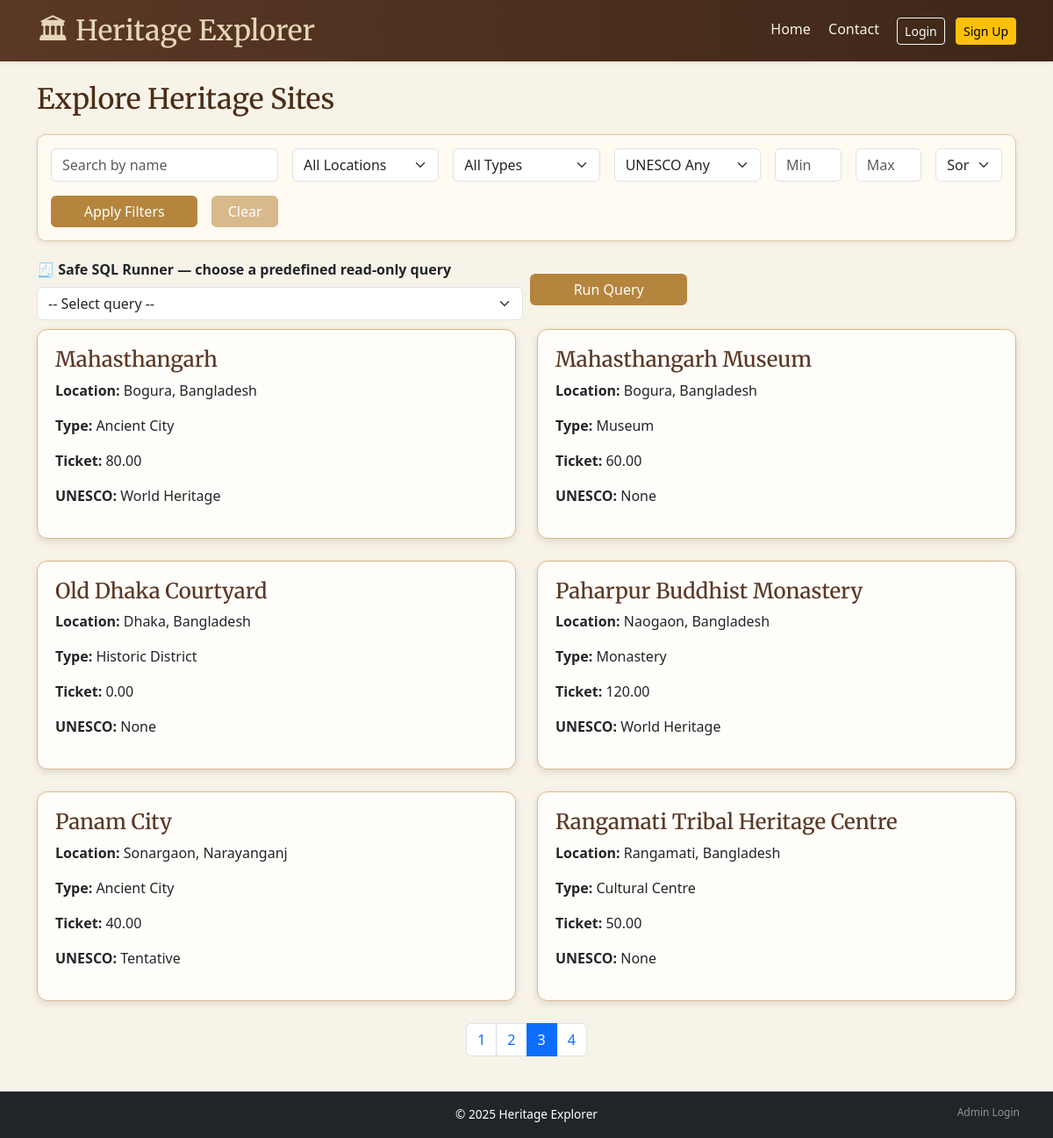
/?page=3, run on the app's committed database.
### tables this page shows
CREATE TABLE IF NOT EXISTS HeritageSites (
  site_id INT AUTO_INCREMENT PRIMARY KEY,
  name VARCHAR(150) NOT NULL,
  location VARCHAR(200),
  type VARCHAR(100),
  opening_hours VARCHAR(100),
  ticket_price DECIMAL(10,2) DEFAULT 0,
  unesco_status ENUM('None','Tentative','World Heritage') DEFAULT 'None',
  description TEXT,
  created_at TIMESTAMP DEFAULT CURRENT_TIMESTAMP
);

### index.php (the view, shortened to what this page needs)
<?php
include __DIR__ . '/includes/headerFooter.php';
require_once __DIR__ . '/includes/db_connect.php';
$filter_name = trim($_GET['filter_name'] ?? '');
$filter_price_min = (isset($_GET['filter_price_min']) && $_GET['filter_price_min'] !== '') ? (float)$_GET['filter_price_min'] : null;
$filter_price_max = (isset($_GET['filter_price_max']) && $_GET['filter_price_max'] !== '') ? (float)$_GET['filter_price_max'] : null;
$where = ' WHERE 1=1';
$order_by = 'name ASC';
$per_page = 6;
$page = max(1, (int)($_GET['page'] ?? 1));
$offset = ($page - 1) * $per_page;
$countStmt = $pdo->prepare("SELECT COUNT(*) FROM HeritageSites $where");
$countStmt->execute();
$total_sites = (int)$countStmt->fetchColumn();
$total_pages = max(1, (int)ceil($total_sites / $per_page));
$stmt = $pdo->prepare("
    SELECT site_id, name, location, type, ticket_price, unesco_status
    FROM HeritageSites
    $where
    ORDER BY $order_by
    LIMIT :limit OFFSET :offset
");
$stmt->bindValue(':limit', $per_page, PDO::PARAM_INT);
$stmt->bindValue(':offset', $offset, PDO::PARAM_INT);
$stmt->execute();
$sites = $stmt->fetchAll(PDO::FETCH_ASSOC);
function h($s){ return htmlspecialchars((string)$s, ENT_QUOTES | ENT_HTML5); }
?>
<!doctype html>
<html lang="en">
<head>
  <link href="https://cdn.jsdelivr.net/npm/bootstrap@5.3.0/dist/css/bootstrap.min.css" rel="stylesheet">
</head>
<body>
<div class="container my-4">
  <h2>Explore Heritage Sites</h2>
  <div class="filter-card">
    <form method="get" class="row g-3">
      <div class="col-md-3">
        <input type="text" name="filter_name" class="form-control" placeholder="Search by name" value="<?= h($filter_name) ?>">
      </div>
      <div class="col-md-2">
        <select name="filter_location" class="form-select">
          <option value="">All Locations</option>
        </select>
      </div>
      <div class="col-md-2">
        <select name="filter_type" class="form-select">
          <option value="">All Types</option>
        </select>
      </div>
      <div class="col-md-2">
        <select name="filter_unesco" class="form-select">
          <option value="">UNESCO Any</option>
        </select>
      </div>
      <div class="col-md-1">
        <input type="number" name="filter_price_min" class="form-control" placeholder="Min" value="<?= h($filter_price_min ?? '') ?>">
      </div>
      <div class="col-md-1">
        <input type="number" name="filter_price_max" class="form-control" placeholder="Max" value="<?= h($filter_price_max ?? '') ?>">
      </div>
      <div class="col-md-1">
        <select name="sort_price" class="form-select">
          <option value="">Sort Price</option>
        </select>
      </div>
      <div class="col-md-2 d-grid">
        <button type="submit" class="btn btn-primary">Apply Filters</button>
      </div>
      <div class="col-md-1 d-grid">
        <a href="index.php" class="btn btn-secondary">Clear</a>
      </div>
    </form>
  </div>
  <div class="sql-runner">
    <form method="post" class="row g-2 align-items-center">
      <div class="col-md-6">
        <label class="form-label fw-bold">🧾 Safe SQL Runner — choose a predefined read-only query</label>
        <select name="query_key" class="form-select">
          <option value="">-- Select query --</option>
        </select>
      </div>
      <div class="col-md-2 d-grid">
        <button class="btn btn-primary">Run Query</button>
      </div>
    </form>
  </div>
  <?php if (empty($sites)): ?>
    <div class="alert alert-info">No sites match your filters.</div>
  <?php else: ?>
    <div class="row">
      <?php foreach ($sites as $s): ?>
        <div class="col-md-6">
          <div class="site-card">
            <h4><a href="site_view.php?id=<?= (int)$s['site_id'] ?>"><?= h($s['name']) ?></a></h4>
            <p><strong>Location:</strong> <?= h($s['location']) ?></p>
            <p><strong>Type:</strong> <?= h($s['type']) ?></p>
            <p><strong>Ticket:</strong> <?= number_format((float)($s['ticket_price'] ?? 0), 2) ?></p>
            <p><strong>UNESCO:</strong> <?= h($s['unesco_status']) ?></p>
          </div>
        </div>
      <?php endforeach; ?>
    </div>
  <?php endif; ?>
  <nav>
    <ul class="pagination justify-content-center">
      <?php
      $baseParams = $_GET;
      for ($i=1; $i <= $total_pages; $i++):
        $baseParams['page'] = $i;
      ?>
        <li class="page-item <?= $i === $page ? 'active' : '' ?>">
          <a class="page-link" href="?<?= h(http_build_query($baseParams)) ?>"><?= $i ?></a>
        </li>
      <?php endfor; ?>
    </ul>
  </nav>
</div>
<footer class="bg-dark text-white text-center py-3 w-100" style="margin-top: 40px;">
  <div class="container position-relative">
    <p class="mb-0">&copy; <?= date('Y') ?> Heritage Explorer</p>
    <a href="/Heritage-Database-Project/admin/login.php"
       class="text-white-50 small position-absolute bottom-0 end-0 me-2 mb-1"
       style="font-size: 0.75rem; text-decoration: none;">
       Admin Login
    </a>
  </div>
</footer>
</body>
</html>

### includes/headerFooter.php (style rules this page uses)
:root { --sand: #e6d5b8; --brown: #5a3825; --dark-brown: #3e2718; --cream: #f8f3e9; --accent: #c49b63; }
body { background-color: var(--cream); font-family: 'Poppins', sans-serif; color: var(--dark-brown); }
h2, h3, h4, h5 { font-family: 'Merriweather', serif; color: var(--brown); }
footer { background: var(--dark-brown); color: var(--cream); font-size: 0.85rem; padding: 20px 0; margin-top: 60px; }
footer a { color: #d4b48c; text-decoration: none; }

### index.php (style rules this page uses)
body { background-color: #f8f3e9; }
.filter-card { background-color: #fffaf2; border: 1px solid #e0c79b; padding: 15px; border-radius: 10px; margin-bottom: 20px; box-shadow: 0 2px 6px rgba(90, 56, 37, 0.1); }
.site-card { background: #fffdf9; border: 1px solid #d8b98b; padding: 20px; border-radius: 12px; margin-bottom: 25px; box-shadow: 0 3px 8px rgba(90, 56, 37, 0.15); transition: transform 0.2s ease, box-shadow 0.2s ease; }
.site-card h4 a { color: #5a3825; text-decoration: none; }
h2 { font-family: 'Merriweather', serif; color: #4b2e17; margin-bottom: 20px; }
.btn-primary { background-color: #b5853d; border: none; }
.btn-secondary { background-color: #d8b98b; border: none; }
.sql-runner { margin-bottom: 10px; }
footer { background-color: #3e2718 !important; }

### data on the page
heritagesites: name "Mahasthangarh", location "Bogura, Bangladesh", type "Ancient City", ticket_price "80.00", unesco_status "World Heritage"
heritagesites: name "Mahasthangarh Museum", location "Bogura, Bangladesh", type "Museum", ticket_price "60.00", unesco_status "None"
heritagesites: name "Old Dhaka Courtyard", location "Dhaka, Bangladesh", type "Historic District", ticket_price "0.00", unesco_status "None"
heritagesites: name "Paharpur Buddhist Monastery", location "Naogaon, Bangladesh", type "Monastery", ticket_price "120.00", unesco_status "World Heritage"
heritagesites: name "Panam City", location "Sonargaon, Narayanganj", type "Ancient City", ticket_price "40.00", unesco_status "Tentative"
heritagesites: name "Rangamati Tribal Heritage Centre", location "Rangamati, Bangladesh", type "Cultural Centre", ticket_price "50.00", unesco_status "None"
